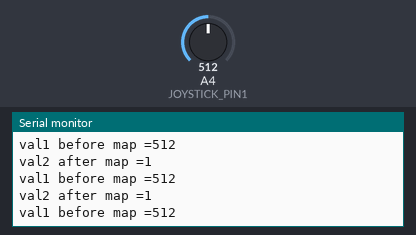
This sketch was run on a simulated Arduino Uno, built with avr-gcc and run on an emulated ATmega328P. Parts: the last lines printed to the serial monitor. The test bench sets the inputs (shaded band); at power-on: A4 (JOYSTICK_PIN1) = 512.

Above: at 1.2 s.
1.3 s: A4 (JOYSTICK_PIN1) set to 716
At 1.39 s:
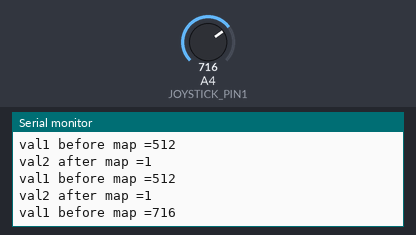
2.8 s: A4 (JOYSTICK_PIN1) set to 900
At 2.81 s:
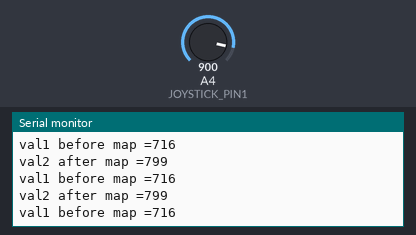
Timing chart, 0 to 5.8 s (numbered marks = the images above; inputs shaded):
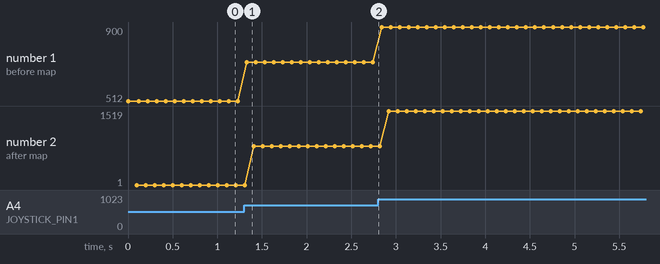

The sketch:

JoystickTesting.ino
```cpp
#define JOYSTICK_PIN1 A4

void setup() {
  Serial.begin(9600);
  }

void loop() {
  int val = analogRead(JOYSTICK_PIN1);
  Serial.print("val1 before map =");Serial.println(val);
  val = map(val, 0, 1023, -2000,2000);
 // if (val > -100 && val < 100){
   // val = 0;
 // }
  delay(100);
   Serial.print("val2 after map =");Serial.println(val);
}
```

Measured:
- after the input at 1.3 s, the serial monitor: prints a new line at once (image 1)
- plotted number 1: 512 → 716 after the input at 1.3 s, 716 → 900 after the input at 2.8 s
- plotted number 2: 1 → 799 after the input at 1.3 s, 799 → 151 after the input at 2.8 s
